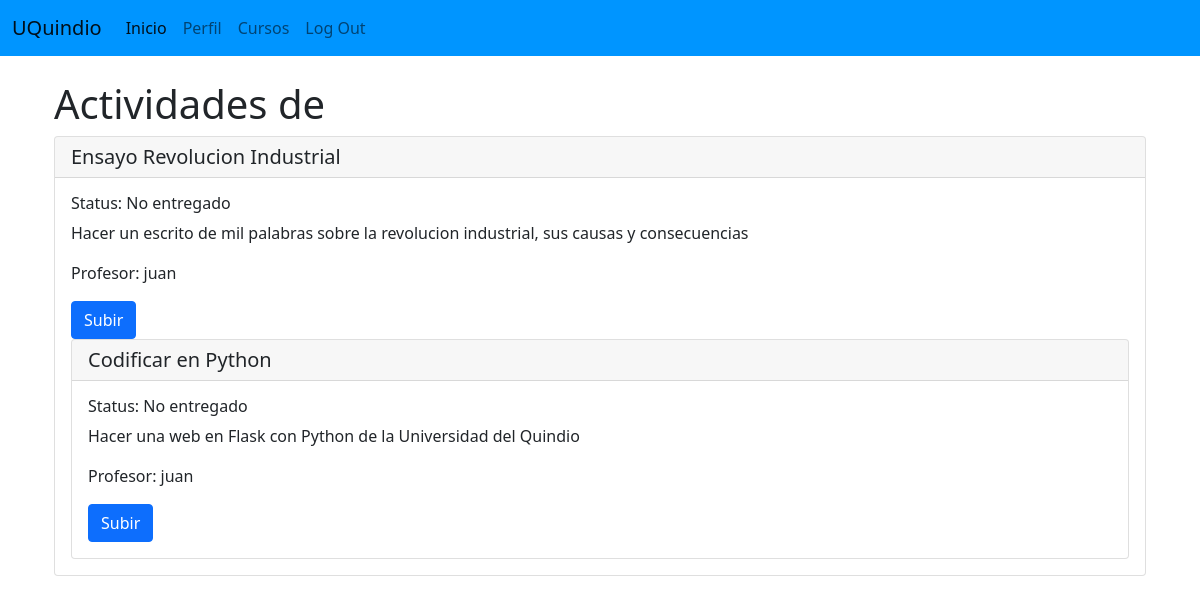
The app's page /activities/4 (signed in), older data.
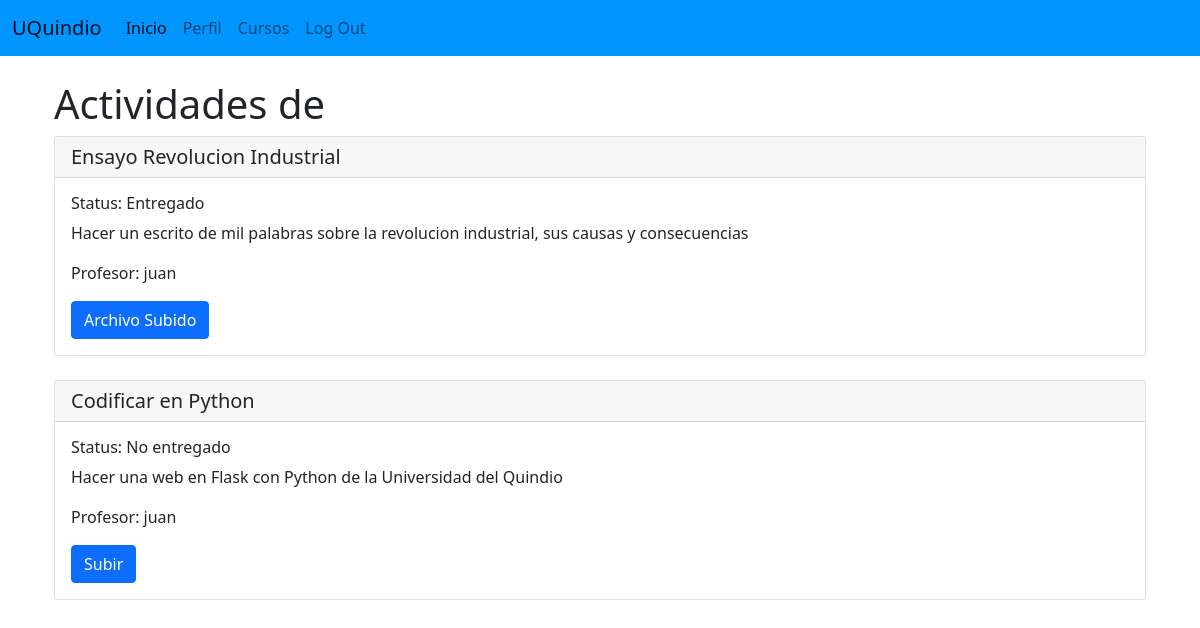
The same page, newer data.
### app.py (models this page shows, shortened)
class Homework(db.Model):
    __tablename__ = 'homework'
    id = db.Column(db.Integer, primary_key = True)
    title = db.Column(db.String(128))
    description = db.Column(db.String)
    limit_date = db.Column(db.Date)
    status = db.Column(db.String)
    student_comment = db.Column(db.String)
    grade = db.Column(db.DECIMAL(5,2))
    date_sent = db.Column(db.Date)
    file_url = db.Column(db.String)
    enrollment_id = db.Column(db.Integer, db.ForeignKey('enrollment.id'))

class Teacher(UserMixin, db.Model):
    __tablename__ = 'teachers'
    id = db.Column(db.Integer, primary_key = True)
    email = db.Column(db.String(64), unique=True, index=True)
    username = db.Column(db.String(64), unique=True, index=True)
    name = db.Column(db.String(64))
    last_name = db.Column(db.String(64))
    cc = db.Column(db.Integer, unique=True, index=True)
    age = db.Column(db.Integer)
    genre = db.Column(db.CHAR)
    password_hash = db.Column(db.String(128))
    role_id = db.Column(db.Integer, db.ForeignKey('roles.id'))
    course_list = db.relationship("Course",uselist=True, backref="teacher",lazy="subquery")
    @property
    def password(self):
        raise AttributeError('password no es un atributo legible')

### app.py (the view)
@app.route('/activities/<int:enrollment_id>', methods=['GET', 'POST'])
@login_required
def activities(enrollment_id):
    result = db.session.execute('Select courses.name As course, teachers.name As teacher, homework.title As homework, enrollment.id As enrollment, homework.description, homework.status, homework.limit_date, homework.student_comment, homework.grade, homework.date_sent, homework.file_url, homework.id From courses Inner Join enrollment On courses.id = enrollment.course_id Inner Join students On students.id = enrollment.student_id Inner Join teachers On teachers.id = courses.teacher_id Inner Join homework On enrollment.id = homework.enrollment_id Where enrollment.id = :val', {'val': enrollment_id})
    return render_template('activities.html', result=result, enrollment_id=enrollment_id)

### app.py (called while the page is built)
@login_manager.user_loader
def load_user(user_id):
    return User.query.get(int(user_id))

### templates/activities.html (shortened to what this page needs)
{% extends "base.html" %}
{% block head %}
  {{ super() }}
{% endblock %}
{% block page_content %}
<div class="page-header">
    <h1>Actividades de {{ course }} </h1>
</div>
{% for homework in result %}
  {% if homework.status == 'No entregado' %}
    <div class="card">
        <h5 class="card-header">{{ homework.homework }} </h5>
            <div class="card-body">
                <h6 class="card-title">Status: {{ homework.status }} </h6>
                    <p class= "card-text">
                    {{ homework.description }}
                    </p>
                  <p class= "card-text">
                    Profesor: {{ homework.teacher }}
                  </p>
                  <a href="{{ url_for('upload', homework_id=homework.id, enrollment_id=enrollment_id) }}">
                    <span class="btn btn-primary">Subir</span>
                  </a>
  {% else %}
  <div class="card">
    <h5 class="card-header">{{ homework.homework }} </h5>
        <div class="card-body">
            <h6 class="card-title">Status: {{ homework.status }} </h6>
                <p class= "card-text">
                {{ homework.description }}
                </p>
              <p class= "card-text">
                Profesor: {{ homework.teacher }}
              </p>
              <a href="{{ homework.file_url }}">
                <span class="btn btn-primary">Archivo Subido</span>
              </a>
            </div>
    </div>
    <br/>
    {% endif %}
    {% endfor %}
{% endblock %}

### templates/base.html (shortened to what this page needs)
<!doctype html>
<html lang="en">
  <head>
    {% block head %}
    <link href="https://cdn.jsdelivr.net/npm/bootstrap@5.1.2/dist/css/bootstrap.min.css" rel="stylesheet">
    {% endblock %}
  </head>
  <body>
    {% include 'navbar.html' %}
    <br/>
    {% block content %}
        <div class="container">
            <div class= container>
                {% block page_content %}
                {% endblock %}
            </div>
        </div>
    {% endblock %}
  </body>
</html>

### templates/navbar.html (shortened to what this page needs)
<nav class="navbar navbar-expand-lg navbar-light" style="background-color: #0095ff;">
    <div class="container-fluid">
      <a class="navbar-brand" href="{{ url_for('index') }}">UQuindio</a>
      <div class="collapse navbar-collapse" id="navbarNavAltMarkup">
        <div class="navbar-nav">
          <a class="nav-link active" aria-current="page" href="{{ url_for('index') }}">Inicio</a>
          {% if current_user.is_authenticated %}
          <a class="nav-link" href="{{ url_for('user', username=current_user.username) }}">Perfil</a>
          <a class="nav-link" href="{{ url_for('courses', username=current_user.username) }}">Cursos</a>
          <a class="nav-link" href="{{ url_for('logout') }}">Log Out</a>
          {% else %}
          <a class="nav-link" href="{{ url_for('login') }}">Log In</a>
          <a class="nav-link" href="{{ url_for('registro') }}">Registro</a>
          {% endif %}
        </div>
      </div>
    </div>
</nav>

Row changes from the older to the newer data that the page shows:
changed Homework "Ensayo Revolucion Industrial": status "No entregado" → "Entregado"; status "Subir" → "Archivo Subido"
